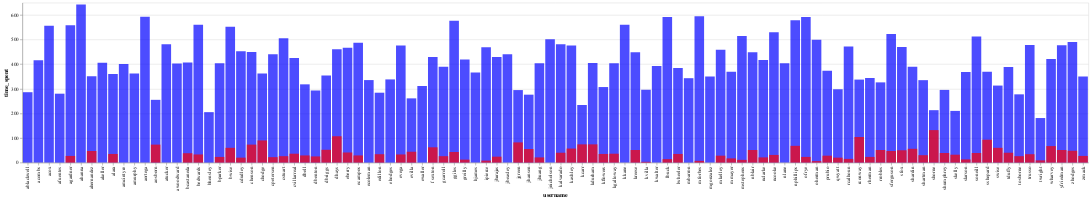

Notebook code cell kept with this figure:
### Code cell
# Base chart for 2023 data
time_spent_chart_22 = (
    alt.Chart(user_stats22)
    .mark_bar(opacity=0.7)
    .encode(
        x="username:N",
        y=alt.Y("time_spent:Q", stack=None),
        color=alt.value("blue"),  # Fixed color for 2023 data
        tooltip=["username", "sessions", "time_spent", "avg_time_spent", "count"],
    )
)

# Base chart for 2024 data
time_spent_chart_23 = (
    alt.Chart(user_stats23)
    .mark_bar(opacity=0.7)
    .encode(
        x="username:N",
        y=alt.Y("time_spent:Q", stack=None),
        color=alt.value("red"),  # Fixed color for 2024 data
        tooltip=["username", "sessions", "time_spent", "avg_time_spent", "count"],
    )
)

time_spent_layered_chart = time_spent_chart_22 + time_spent_chart_23
time_spent_layered_chart

### Figure 1 — Vega-Lite specification as saved in the notebook (floating-point values rounded to 4 significant figures)
{"config": {"view": {"continuousWidth": 400, "continuousHeight": 300}}, "layer": [{"data": {"name": "data-2622aab969b4405d5ecf0fb882268308"}, "mark": {"type": "bar", "opacity": 0.7}, "encoding": {"color": {"value": "blue"}, "tooltip": [{"field": "username", "type": "nominal"}, {"field": "sessions", "type": "quantitative"}, {"field": "time_spent", "type": "quantitative"}, {"field": "avg_time_spent", "type": "quantitative"}, {"field": "count", "type": "quantitative"}], "x": {"field": "username", "type": "nominal"}, "y": {"field": "time_spent", "stack": null, "type": "quantitative"}}}, {"data": {"name": "data-0ddaa565dd45b694b92f7d73f796246a"}, "mark": {"type": "bar", "opacity": 0.7}, "encoding": {"color": {"value": "red"}, "tooltip": [{"field": "username", "type": "nominal"}, {"field": "sessions", "type": "quantitative"}, {"field": "time_spent", "type": "quantitative"}, {"field": "avg_time_spent", "type": "quantitative"}, {"field": "count", "type": "quantitative"}], "x": {"field": "username", "type": "nominal"}, "y": {"field": "time_spent", "stack": null, "type": "quantitative"}}}], "$schema": "https://vega.github.io/schema/vega-lite/v4.17.0.json", "datasets": {"data-2622aab969b4405d5ecf0fb882268308": [{"username": "ablackwell", "sessions": 223, "time_spent": 286.0, "avg_time_spent": 1.417, "count": 16}, {"username": "acombs", "sessions": 307, "time_spent": 416.0, "avg_time_spent": 1.437, "count": 21}, {"username": "acox", "sessions": 349, "time_spent": 556.0, "avg_time_spent": 1.712, "count": 24}, {"username": "afuentes", "sessions": 186, "time_spent": 280.0, "avg_time_spent": 1.551, "count": 12}, {"username": "agardner", "sessions": 303, "time_spent": 558.0, "avg_time_spent": 2.491, "count": 23}, {"username": "ahanna", "sessions": 374, "time_spent": 643.0, "avg_time_spent": 2.261, "count": 27}, {"username": "ahernandez", "sessions": 309, "time_spent": 351.0, "avg_time_spent": 1.218, "count": 21}, {"username": "akeller", "sessions": 241, "time_spent": 406.0, "avg_time_spent": 1.708, "count": 16}, {"username": "alara", "sessions": 254, "time_spent": 360.0, "avg_time_spent": 1.437, "count": 17}, {"username": "amcintyre", "sessions": 263, "time_spent": 401.0, "avg_time_spent": 1.772, "count": 18}, {"username": "amurphy", "sessions": 320, "time_spent": 362.0, "avg_time_spent": 1.129, "count": 21}, {"username": "aortega", "sessions": 362, "time_spent": 593.0, "avg_time_spent": 1.877, "count": 24}, {"username": "aosborn", "sessions": 223, "time_spent": 255.0, "avg_time_spent": 1.324, "count": 16}, {"username": "atucker", "sessions": 267, "time_spent": 481.3, "avg_time_spent": 2.039, "count": 20}, {"username": "awoodward", "sessions": 264, "time_spent": 403.0, "avg_time_spent": 1.642, "count": 18}, {"username": "bcastaneda", "sessions": 309, "time_spent": 407.0, "avg_time_spent": 1.453, "count": 21}, {"username": "bedwards", "sessions": 399, "time_spent": 560.0, "avg_time_spent": 1.425, "count": 25}, {"username": "bhensley", "sessions": 185, "time_spent": 205.0, "avg_time_spent": 1.241, "count": 12}, {"username": "bparker", "sessions": 275, "time_spent": 403.3, "avg_time_spent": 1.493, "count": 20}, {"username": "bwise", "sessions": 285, "time_spent": 552.0, "avg_time_spent": 1.941, "count": 19}, {"username": "cdudley", "sessions": 359, "time_spent": 452.0, "avg_time_spent": 1.333, "count": 23}, {"username": "chenson", "sessions": 360, "time_spent": 449.0, "avg_time_spent": 1.281, "count": 24}, {"username": "chodge", "sessions": 244, "time_spent": 361.7, "avg_time_spent": 1.494, "count": 16}, {"username": "cpetersen", "sessions": 277, "time_spent": 440.0, "avg_time_spent": 1.597, "count": 18}, {"username": "cstuart", "sessions": 308, "time_spent": 505.0, "avg_time_spent": 1.647, "count": 20}, {"username": "cvillarreal", "sessions": 273, "time_spent": 424.7, "avg_time_spent": 1.556, "count": 19}, {"username": "dbell", "sessions": 228, "time_spent": 318.0, "avg_time_spent": 1.414, "count": 14}, {"username": "dbenton", "sessions": 195, "time_spent": 293.0, "avg_time_spent": 1.523, "count": 14}, {"username": "dbriggs", "sessions": 208, "time_spent": 354.0, "avg_time_spent": 1.81, "count": 15}, {"username": "dhays", "sessions": 289, "time_spent": 461.0, "avg_time_spent": 2.095, "count": 22}, {"username": "eberry", "sessions": 317, "time_spent": 467.0, "avg_time_spent": 1.542, "count": 22}, {"username": "ecampos", "sessions": 244, "time_spent": 487.3, "avg_time_spent": 2.672, "count": 20}, {"username": "ecoleman", "sessions": 210, "time_spent": 335.3, "avg_time_spent": 1.719, "count": 15}, {"username": "edillon", "sessions": 179, "time_spent": 284.0, "avg_time_spent": 2.208, "count": 15}, {"username": "ehodges", "sessions": 260, "time_spent": 338.0, "avg_time_spent": 1.321, "count": 16}, {"username": "evega", "sessions": 264, "time_spent": 476.0, "avg_time_spent": 2.098, "count": 19}, {"username": "evilla", "sessions": 231, "time_spent": 261.0, "avg_time_spent": 1.126, "count": 15}, {"username": "ewaller", "sessions": 173, "time_spent": 311.3, "avg_time_spent": 2.295, "count": 13}, {"username": "fsexton", "sessions": 298, "time_spent": 429.0, "avg_time_spent": 1.81, "count": 22}, {"username": "gcarroll", "sessions": 215, "time_spent": 390.0, "avg_time_spent": 2.032, "count": 16}, {"username": "ggiles", "sessions": 332, "time_spent": 576.3, "avg_time_spent": 2.014, "count": 24}, {"username": "greilly", "sessions": 312, "time_spent": 419.3, "avg_time_spent": 1.418, "count": 21}, {"username": "hjames", "sessions": 257, "time_spent": 366.0, "avg_time_spent": 1.403, "count": 18}, {"username": "ipierce", "sessions": 242, "time_spent": 469.0, "avg_time_spent": 2.758, "count": 20}, {"username": "jbarajas", "sessions": 275, "time_spent": 429.0, "avg_time_spent": 1.686, "count": 19}, {"username": "jbeasley", "sessions": 292, "time_spent": 440.0, "avg_time_spent": 1.559, "count": 20}, {"username": "jgreen", "sessions": 185, "time_spent": 294.7, "avg_time_spent": 1.727, "count": 13}, {"username": "jhansen", "sessions": 209, "time_spent": 276.0, "avg_time_spent": 1.459, "count": 14}, {"username": "jhuang", "sessions": 286, "time_spent": 404.0, "avg_time_spent": 1.543, "count": 20}, {"username": "jnicholson", "sessions": 374, "time_spent": 501.7, "avg_time_spent": 1.371, "count": 24}, {"username": "kalvarado", "sessions": 329, "time_spent": 481.3, "avg_time_spent": 1.555, "count": 22}, {"username": "kashley", "sessions": 261, "time_spent": 476.0, "avg_time_spent": 2.199, "count": 20}, {"username": "kcarr", "sessions": 180, "time_spent": 234.0, "avg_time_spent": 1.31, "count": 12}, {"username": "kdurham", "sessions": 269, "time_spent": 404.7, "avg_time_spent": 1.67, "count": 20}, {"username": "kflowers", "sessions": 158, "time_spent": 307.0, "avg_time_spent": 2.245, "count": 12}, {"username": "kgalloway", "sessions": 282, "time_spent": 404.0, "avg_time_spent": 1.816, "count": 21}, {"username": "kkane", "sessions": 384, "time_spent": 560.7, "avg_time_spent": 1.597, "count": 26}, {"username": "kreese", "sessions": 262, "time_spent": 448.0, "avg_time_spent": 1.718, "count": 17}, {"username": "kvilla", "sessions": 197, "time_spent": 296.0, "avg_time_spent": 2.179, "count": 15}, {"username": "kwalter", "sessions": 283, "time_spent": 393.0, "avg_time_spent": 1.387, "count": 19}, {"username": "lbuck", "sessions": 337, "time_spent": 591.7, "avg_time_spent": 1.856, "count": 25}, {"username": "lwheeler", "sessions": 229, "time_spent": 384.3, "avg_time_spent": 1.881, "count": 16}, {"username": "mbarron", "sessions": 207, "time_spent": 343.0, "avg_time_spent": 1.709, "count": 15}, {"username": "mforbes", "sessions": 389, "time_spent": 595.0, "avg_time_spent": 1.556, "count": 27}, {"username": "mgonzalez", "sessions": 308, "time_spent": 350.0, "avg_time_spent": 1.146, "count": 21}, {"username": "mkelley", "sessions": 339, "time_spent": 459.0, "avg_time_spent": 1.455, "count": 23}, {"username": "mmayer", "sessions": 259, "time_spent": 369.0, "avg_time_spent": 1.552, "count": 17}, {"username": "mstephens", "sessions": 280, "time_spent": 514.3, "avg_time_spent": 1.866, "count": 19}, {"username": "nblair", "sessions": 311, "time_spent": 448.0, "avg_time_spent": 1.449, "count": 21}, {"username": "nclarke", "sessions": 276, "time_spent": 416.7, "avg_time_spent": 1.749, "count": 19}, {"username": "ncooke", "sessions": 368, "time_spent": 529.7, "avg_time_spent": 1.46, "count": 24}, {"username": "nlane", "sessions": 251, "time_spent": 404.0, "avg_time_spent": 1.772, "count": 18}, {"username": "nphillips", "sessions": 347, "time_spent": 579.0, "avg_time_spent": 1.846, "count": 24}, {"username": "ofrye", "sessions": 291, "time_spent": 592.0, "avg_time_spent": 2.336, "count": 20}, {"username": "oherman", "sessions": 287, "time_spent": 499.0, "avg_time_spent": 1.749, "count": 19}, {"username": "prubio", "sessions": 264, "time_spent": 373.0, "avg_time_spent": 1.473, "count": 18}, {"username": "qwyatt", "sessions": 229, "time_spent": 298.0, "avg_time_spent": 1.359, "count": 16}, {"username": "rcalhoun", "sessions": 319, "time_spent": 471.3, "avg_time_spent": 1.555, "count": 20}, {"username": "rconway", "sessions": 247, "time_spent": 337.3, "avg_time_spent": 1.372, "count": 16}, {"username": "rherman", "sessions": 238, "time_spent": 344.0, "avg_time_spent": 1.519, "count": 17}, {"username": "rrobles", "sessions": 193, "time_spent": 326.0, "avg_time_spent": 1.813, "count": 14}, {"username": "sferguson", "sessions": 385, "time_spent": 523.0, "avg_time_spent": 1.399, "count": 25}, {"username": "sfox", "sessions": 310, "time_spent": 470.0, "avg_time_spent": 2.072, "count": 23}, {"username": "shardin", "sessions": 201, "time_spent": 389.0, "avg_time_spent": 2.402, "count": 14}, {"username": "shartman", "sessions": 194, "time_spent": 335.0, "avg_time_spent": 1.836, "count": 14}, {"username": "shorne", "sessions": 174, "time_spent": 213.0, "avg_time_spent": 1.574, "count": 12}, {"username": "shumphrey", "sessions": 246, "time_spent": 295.3, "avg_time_spent": 1.198, "count": 16}, {"username": "skelly", "sessions": 158, "time_spent": 210.0, "avg_time_spent": 1.33, "count": 11}, {"username": "slarson", "sessions": 214, "time_spent": 368.0, "avg_time_spent": 2.487, "count": 17}, {"username": "soneill", "sessions": 315, "time_spent": 512.0, "avg_time_spent": 1.886, "count": 22}, {"username": "sshepard", "sessions": 237, "time_spent": 369.0, "avg_time_spent": 1.588, "count": 16}, {"username": "swise", "sessions": 210, "time_spent": 313.0, "avg_time_spent": 1.635, "count": 14}, {"username": "tduffy", "sessions": 296, "time_spent": 388.0, "avg_time_spent": 1.353, "count": 20}, {"username": "tosborne", "sessions": 184, "time_spent": 277.3, "avg_time_spent": 1.539, "count": 12}, {"username": "trusso", "sessions": 291, "time_spent": 477.7, "avg_time_spent": 1.693, "count": 19}, {"username": "twright", "sessions": 128, "time_spent": 181.0, "avg_time_spent": 1.599, "count": 9}, {"username": "wharvey", "sessions": 266, "time_spent": 421.0, "avg_time_spent": 1.96, "count": 19}, {"username": "yfriedman", "sessions": 309, "time_spent": 477.0, "avg_time_spent": 1.655, "count": 22}, {"username": "zhodges", "sessions": 359, "time_spent": 490.0, "avg_time_spent": 1.535, "count": 24}, {"username": "zmack", "sessions": 229, "time_spent": 350.0, "avg_time_spent": 2.075, "count": 16}], "data-0ddaa565dd45b694b92f7d73f796246a": [{"username": "agardner", "sessions": 17, "time_spent": 27.0, "avg_time_spent": 1.588, "count": 23}, {"username": "ahernandez", "sessions": 30, "time_spent": 47.0, "avg_time_spent": 1.545, "count": 21}, {"username": "alara", "sessions": 17, "time_spent": 35.0, "avg_time_spent": 2.059, "count": 17}, {"username": "aosborn", "sessions": 46, "time_spent": 73.0, "avg_time_spent": 1.581, "count": 16}, {"username": "bcastaneda", "sessions": 44, "time_spent": 38.0, "avg_time_spent": 0.8619, "count": 21}, {"username": "bedwards", "sessions": 30, "time_spent": 33.0, "avg_time_spent": 1.143, "count": 25}, {"username": "bparker", "sessions": 14, "time_spent": 23.0, "avg_time_spent": 1.643, "count": 20}, {"username": "bwise", "sessions": 28, "time_spent": 60.0, "avg_time_spent": 2.149, "count": 19}, {"username": "cdudley", "sessions": 15, "time_spent": 20.0, "avg_time_spent": 1.333, "count": 23}, {"username": "chenson", "sessions": 43, "time_spent": 73.0, "avg_time_spent": 1.7, "count": 24}, {"username": "chodge", "sessions": 47, "time_spent": 90.0, "avg_time_spent": 1.932, "count": 16}, {"username": "cpetersen", "sessions": 30, "time_spent": 22.0, "avg_time_spent": 0.7104, "count": 18}, {"username": "cstuart", "sessions": 15, "time_spent": 26.0, "avg_time_spent": 1.733, "count": 20}, {"username": "cvillarreal", "sessions": 28, "time_spent": 36.0, "avg_time_spent": 1.354, "count": 19}, {"username": "dbell", "sessions": 17, "time_spent": 29.0, "avg_time_spent": 1.706, "count": 14}, {"username": "dbenton", "sessions": 28, "time_spent": 25.0, "avg_time_spent": 0.8929, "count": 14}, {"username": "dbriggs", "sessions": 45, "time_spent": 52.0, "avg_time_spent": 1.15, "count": 15}, {"username": "dhays", "sessions": 86, "time_spent": 107.0, "avg_time_spent": 1.232, "count": 22}, {"username": "eberry", "sessions": 49, "time_spent": 41.0, "avg_time_spent": 0.8272, "count": 22}, {"username": "ecampos", "sessions": 14, "time_spent": 29.0, "avg_time_spent": 2.071, "count": 20}, {"username": "edillon", "sessions": 46, "time_spent": 34.0, "avg_time_spent": 0.7538, "count": 15}, {"username": "evega", "sessions": 13, "time_spent": 33.0, "avg_time_spent": 2.538, "count": 19}, {"username": "evilla", "sessions": 29, "time_spent": 44.0, "avg_time_spent": 1.536, "count": 15}, {"username": "fsexton", "sessions": 46, "time_spent": 62.0, "avg_time_spent": 1.338, "count": 22}, {"username": "gcarroll", "sessions": 13, "time_spent": 26.0, "avg_time_spent": 2.0, "count": 16}, {"username": "ggiles", "sessions": 31, "time_spent": 43.0, "avg_time_spent": 1.4, "count": 24}, {"username": "greilly", "sessions": 17, "time_spent": 12.0, "avg_time_spent": 0.7059, "count": 21}, {"username": "ipierce", "sessions": 16, "time_spent": 8.0, "avg_time_spent": 0.5, "count": 20}, {"username": "jbarajas", "sessions": 15, "time_spent": 24.0, "avg_time_spent": 1.6, "count": 19}, {"username": "jgreen", "sessions": 57, "time_spent": 82.0, "avg_time_spent": 1.435, "count": 13}, {"username": "jhansen", "sessions": 61, "time_spent": 55.0, "avg_time_spent": 0.8802, "count": 14}, {"username": "jhuang", "sessions": 30, "time_spent": 21.0, "avg_time_spent": 0.683, "count": 20}, {"username": "kalvarado", "sessions": 32, "time_spent": 40.0, "avg_time_spent": 1.25, "count": 22}, {"username": "kashley", "sessions": 44, "time_spent": 57.0, "avg_time_spent": 1.313, "count": 20}, {"username": "kcarr", "sessions": 41, "time_spent": 74.0, "avg_time_spent": 1.815, "count": 12}, {"username": "kdurham", "sessions": 44, "time_spent": 74.0, "avg_time_spent": 1.671, "count": 20}, {"username": "kflowers", "sessions": 33, "time_spent": 35.0, "avg_time_spent": 1.075, "count": 12}, {"username": "kgalloway", "sessions": 26, "time_spent": 36.0, "avg_time_spent": 1.385, "count": 21}, {"username": "kreese", "sessions": 27, "time_spent": 51.0, "avg_time_spent": 1.907, "count": 17}, {"username": "kvilla", "sessions": 13, "time_spent": 3.0, "avg_time_spent": 0.2308, "count": 15}, {"username": "lbuck", "sessions": 17, "time_spent": 14.0, "avg_time_spent": 0.8235, "count": 25}, {"username": "lwheeler", "sessions": 32, "time_spent": 35.0, "avg_time_spent": 1.112, "count": 16}, {"username": "mforbes", "sessions": 17, "time_spent": 7.0, "avg_time_spent": 0.4118, "count": 27}, {"username": "mgonzalez", "sessions": 17, "time_spent": 0.0, "avg_time_spent": 0.0, "count": 21}, {"username": "mkelley", "sessions": 31, "time_spent": 28.0, "avg_time_spent": 0.9055, "count": 23}, {"username": "mmayer", "sessions": 13, "time_spent": 17.0, "avg_time_spent": 1.308, "count": 17}, {"username": "mstephens", "sessions": 13, "time_spent": 11.0, "avg_time_spent": 0.8462, "count": 19}, {"username": "nblair", "sessions": 31, "time_spent": 51.0, "avg_time_spent": 1.645, "count": 21}, {"username": "nclarke", "sessions": 17, "time_spent": 21.0, "avg_time_spent": 1.235, "count": 19}, {"username": "ncooke", "sessions": 29, "time_spent": 31.0, "avg_time_spent": 1.12, "count": 24}, {"username": "nphillips", "sessions": 62, "time_spent": 68.0, "avg_time_spent": 1.101, "count": 24}, {"username": "ofrye", "sessions": 15, "time_spent": 23.0, "avg_time_spent": 1.533, "count": 20}, {"username": "oherman", "sessions": 17, "time_spent": 6.0, "avg_time_spent": 0.3529, "count": 19}, {"username": "prubio", "sessions": 17, "time_spent": 28.0, "avg_time_spent": 1.647, "count": 18}, {"username": "qwyatt", "sessions": 16, "time_spent": 20.0, "avg_time_spent": 1.25, "count": 16}, {"username": "rcalhoun", "sessions": 13, "time_spent": 15.0, "avg_time_spent": 1.154, "count": 20}, {"username": "rconway", "sessions": 64, "time_spent": 104.0, "avg_time_spent": 1.646, "count": 16}, {"username": "rherman", "sessions": 17, "time_spent": 23.0, "avg_time_spent": 1.353, "count": 17}, {"username": "rrobles", "sessions": 45, "time_spent": 51.0, "avg_time_spent": 1.179, "count": 14}, {"username": "sferguson", "sessions": 29, "time_spent": 47.0, "avg_time_spent": 1.649, "count": 25}, {"username": "sfox", "sessions": 42, "time_spent": 50.0, "avg_time_spent": 1.228, "count": 23}, {"username": "shardin", "sessions": 43, "time_spent": 56.0, "avg_time_spent": 1.308, "count": 14}, {"username": "shartman", "sessions": 28, "time_spent": 30.0, "avg_time_spent": 1.149, "count": 14}, {"username": "shorne", "sessions": 91, "time_spent": 132.0, "avg_time_spent": 1.434, "count": 12}, {"username": "shumphrey", "sessions": 48, "time_spent": 39.0, "avg_time_spent": 0.7731, "count": 16}, {"username": "skelly", "sessions": 30, "time_spent": 32.0, "avg_time_spent": 1.149, "count": 11}, {"username": "slarson", "sessions": 16, "time_spent": 13.0, "avg_time_spent": 0.8125, "count": 17}, {"username": "soneill", "sessions": 30, "time_spent": 39.0, "avg_time_spent": 1.319, "count": 22}, {"username": "sshepard", "sessions": 58, "time_spent": 93.0, "avg_time_spent": 1.6, "count": 16}, {"username": "swise", "sessions": 44, "time_spent": 60.0, "avg_time_spent": 1.396, "count": 14}, {"username": "tduffy", "sessions": 27, "time_spent": 40.0, "avg_time_spent": 1.495, "count": 20}, {"username": "tosborne", "sessions": 16, "time_spent": 26.0, "avg_time_spent": 1.625, "count": 12}, {"username": "trusso", "sessions": 17, "time_spent": 34.0, "avg_time_spent": 2.0, "count": 19}, {"username": "twright", "sessions": 13, "time_spent": 9.0, "avg_time_spent": 0.6923, "count": 9}, {"username": "wharvey", "sessions": 62, "time_spent": 67.0, "avg_time_spent": 1.11, "count": 19}, {"username": "yfriedman", "sessions": 39, "time_spent": 51.0, "avg_time_spent": 1.308, "count": 22}, {"username": "zhodges", "sessions": 31, "time_spent": 48.0, "avg_time_spent": 1.527, "count": 24}, {"username": "zmack", "sessions": 15, "time_spent": 27.0, "avg_time_spent": 1.8, "count": 16}]}}
